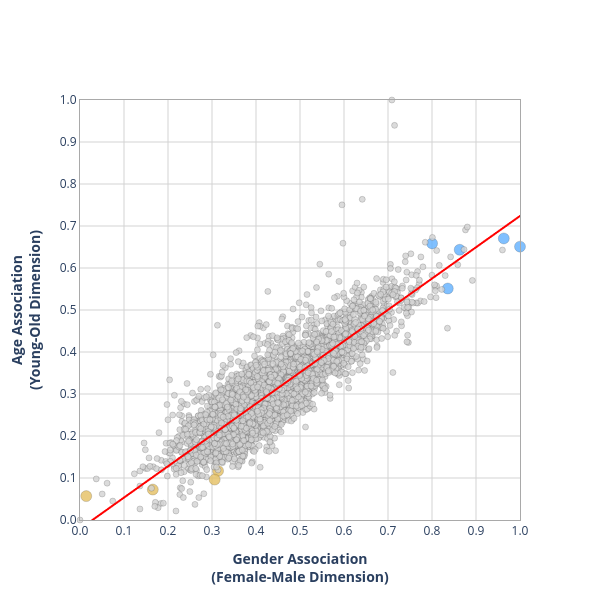

This figure's notebook cell:
### Code cell
fig = go.Figure()

#scatter-plot section
for job_type, color in colors.items():
    subset = gpt2_df[gpt2_df['perceived_job_type'] == job_type]
    fig.add_trace(go.Scatter(
        x=subset['gender_norm_main'],
        y=subset['age_norm_main'],
        mode="markers",
        marker=dict(color=color, opacity=0.8, size=sizes[job_type], line=dict(width=0.2, color="black")),
        customdata=subset[['social_category', 'gender_norm_main', 'age_norm_main']],
        hovertemplate=(
            "<span style='color:grey'>social_category:</span> %{customdata[0]}<br>"
            "<span style='color:grey'>gender_norm:</span> %{customdata[1]:.2f}<br>"
            "<span style='color:grey'>age_norm:</span> %{customdata[2]:.2f}"
            "<extra></extra>"
        ),
        showlegend=False,
        cliponaxis=False
    ))

#trend line section
trendline_trace = px.scatter(gpt2_df, x='gender_norm_main', y='age_norm_main', trendline="ols").data[1]
trendline_trace.line.color = "red"
fig.add_trace(trendline_trace)

#formating section
axis_style = dict(
    showgrid=True, gridcolor="lightgrey",
    showline=True, linecolor="darkgrey",
    mirror=True, dtick=0.1, tickformat=".1f",
    range=[0, 1]
)

fig.update_layout(
    width=600, height=600,
    plot_bgcolor="white",
    xaxis=dict(title="<b>Gender Association<br>(Female-Male Dimension)</b>", **axis_style),
    yaxis=dict(title="<b>Age Association<br>(Young-Old Dimension)</b>", **axis_style),
    hoverlabel=dict(bgcolor="white", bordercolor="grey", font=dict(family="Arial", size=11, color="black"))
)

fig.show()

### Figure 1 — Plotly figure (JSON) as saved in the notebook; plotly's stock layout.template omitted (floating-point values rounded to 4 significant figures; data arrays with more than 128 entries replaced by an {"elided": "..."} marker saying what was removed)
{"data": [{"cliponaxis": false, "customdata": [["chairman of the board", 0.9632, 0.6703], ["chief of staff", 0.8359, 0.5512], ["director of research", 1, 0.6509], ["elected official", 0.8629, 0.6434], ["military personnel", 0.8002, 0.6586]], "hovertemplate": "<span style='color:grey'>social_category:</span> %{customdata[0]}<br><span style='color:grey'>gender_norm:</span> %{customdata[1]:.2f}<br><span style='color:grey'>age_norm:</span> %{customdata[2]:.2f}<extra></extra>", "marker": {"color": "#61b1ff", "line": {"color": "black", "width": 0.2}, "opacity": 0.8, "size": 11}, "mode": "markers", "showlegend": false, "type": "scatter", "x": [0.9632, 0.8359, 1.0, 0.8629, 0.8002], "y": [0.6703, 0.5512, 0.6509, 0.6434, 0.6586]}, {"cliponaxis": false, "customdata": [["cook", 0.1654, 0.07255], ["intern", 0.01418, 0.05687], ["novice", 0.3138, 0.1169], ["secretary", 0.3061, 0.09624]], "hovertemplate": "<span style='color:grey'>social_category:</span> %{customdata[0]}<br><span style='color:grey'>gender_norm:</span> %{customdata[1]:.2f}<br><span style='color:grey'>age_norm:</span> %{customdata[2]:.2f}<extra></extra>", "marker": {"color": "#e5c062", "line": {"color": "black", "width": 0.2}, "opacity": 0.8, "size": 11}, "mode": "markers", "showlegend": false, "type": "scatter", "x": [0.1654, 0.01418, 0.3138, 0.3061], "y": [0.07255, 0.05687, 0.1169, 0.09624]}, {"cliponaxis": false, "customdata": {"elided": "3486x3 mixed values"}, "hovertemplate": "<span style='color:grey'>social_category:</span> %{customdata[0]}<br><span style='color:grey'>gender_norm:</span> %{customdata[1]:.2f}<br><span style='color:grey'>age_norm:</span> %{customdata[2]:.2f}<extra></extra>", "marker": {"color": "lightgrey", "line": {"color": "black", "width": 0.2}, "opacity": 0.8, "size": 6}, "mode": "markers", "showlegend": false, "type": "scatter", "x": {"elided": "3486 float values"}, "y": {"elided": "3486 float values"}}, {"hovertemplate": "<b>OLS trendline</b><br>age_norm_main = 0.744961 * gender_norm_main + -0.0210843<br>R<sup>2</sup>=0.761359<br><br>gender_norm_main=%{x}<br>age_norm_main=%{y} <b>(trend)</b><extra></extra>", "legendgroup": "", "line": {"color": "red"}, "marker": {"color": "#636efa", "symbol": "circle"}, "mode": "lines", "name": "", "showlegend": false, "type": "scattergl", "x": {"elided": "3495 float values"}, "xaxis": "x", "y": {"elided": "3495 float values"}, "yaxis": "y"}], "layout": {"height": 600, "hoverlabel": {"bgcolor": "white", "bordercolor": "grey", "font": {"color": "black", "family": "Arial", "size": 11}}, "plot_bgcolor": "white", "width": 600, "xaxis": {"dtick": 0.1, "gridcolor": "lightgrey", "linecolor": "darkgrey", "mirror": true, "range": [0, 1], "showgrid": true, "showline": true, "tickformat": ".1f", "title": {"text": "<b>Gender Association<br>(Female-Male Dimension)</b>"}}, "yaxis": {"dtick": 0.1, "gridcolor": "lightgrey", "linecolor": "darkgrey", "mirror": true, "range": [0, 1], "showgrid": true, "showline": true, "tickformat": ".1f", "title": {"text": "<b>Age Association<br>(Young-Old Dimension)</b>"}}}}
